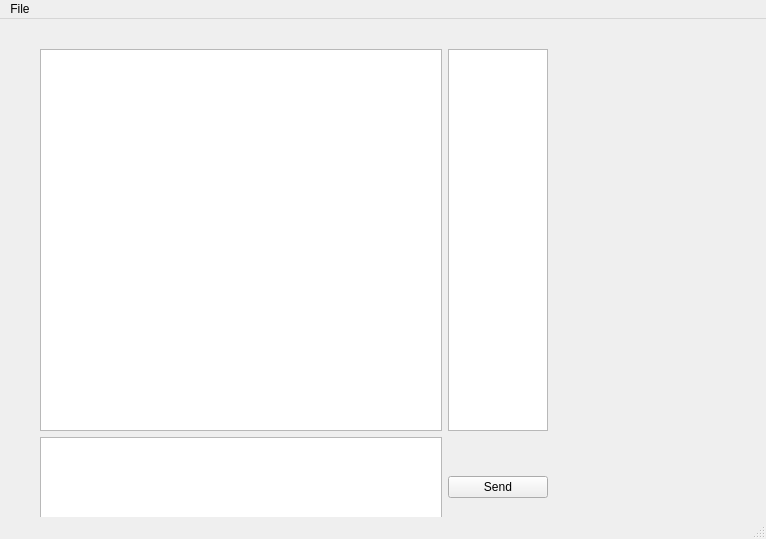
<?xml version="1.0" encoding="UTF-8"?>
<ui version="4.0">
 <class>MainWindow</class>
 <widget class="QMainWindow" name="MainWindow">
  <property name="geometry">
   <rect>
    <x>0</x>
    <y>0</y>
    <width>766</width>
    <height>539</height>
   </rect>
  </property>
  <property name="windowTitle">
   <string>MainWindow</string>
  </property>
  <widget class="QWidget" name="centralWidget">
   <widget class="QWidget" name="layoutWidget">
    <property name="geometry">
     <rect>
      <x>20</x>
      <y>10</y>
      <width>548</width>
      <height>528</height>
     </rect>
    </property>
    <layout class="QVBoxLayout" name="general">
     <property name="leftMargin">
      <number>20</number>
     </property>
     <property name="topMargin">
      <number>20</number>
     </property>
     <property name="rightMargin">
      <number>20</number>
     </property>
     <property name="bottomMargin">
      <number>20</number>
     </property>
     <item>
      <layout class="QHBoxLayout" name="top">
       <item>
        <widget class="QTextEdit" name="textView">
         <property name="readOnly">
          <bool>true</bool>
         </property>
        </widget>
       </item>
       <item>
        <widget class="QListWidget" name="user_list">
         <property name="sizePolicy">
          <sizepolicy hsizetype="Fixed" vsizetype="Expanding">
           <horstretch>0</horstretch>
           <verstretch>0</verstretch>
          </sizepolicy>
         </property>
         <property name="minimumSize">
          <size>
           <width>100</width>
           <height>0</height>
          </size>
         </property>
         <property name="maximumSize">
          <size>
           <width>100</width>
           <height>16777215</height>
          </size>
         </property>
        </widget>
       </item>
      </layout>
     </item>
     <item>
      <layout class="QHBoxLayout" name="bottom">
       <property name="sizeConstraint">
        <enum>QLayout::SetDefaultConstraint</enum>
       </property>
       <item>
        <widget class="QPlainTextEdit" name="textEdit">
         <property name="sizePolicy">
          <sizepolicy hsizetype="Expanding" vsizetype="Fixed">
           <horstretch>0</horstretch>
           <verstretch>0</verstretch>
          </sizepolicy>
         </property>
         <property name="minimumSize">
          <size>
           <width>0</width>
           <height>100</height>
          </size>
         </property>
         <property name="maximumSize">
          <size>
           <width>16777215</width>
           <height>100</height>
          </size>
         </property>
        </widget>
       </item>
       <item>
        <widget class="QPushButton" name="sendButton">
         <property name="sizePolicy">
          <sizepolicy hsizetype="Fixed" vsizetype="Fixed">
           <horstretch>0</horstretch>
           <verstretch>0</verstretch>
          </sizepolicy>
         </property>
         <property name="minimumSize">
          <size>
           <width>100</width>
           <height>0</height>
          </size>
         </property>
         <property name="maximumSize">
          <size>
           <width>100</width>
           <height>16777215</height>
          </size>
         </property>
         <property name="text">
          <string>Send</string>
         </property>
        </widget>
       </item>
      </layout>
     </item>
    </layout>
   </widget>
  </widget>
  <widget class="QMenuBar" name="menuBar">
   <property name="geometry">
    <rect>
     <x>0</x>
     <y>0</y>
     <width>766</width>
     <height>27</height>
    </rect>
   </property>
   <widget class="QMenu" name="menuConnect">
    <property name="title">
     <string>File</string>
    </property>
    <addaction name="actionConnect"/>
    <addaction name="actionExit"/>
   </widget>
   <addaction name="menuConnect"/>
  </widget>
  <widget class="QStatusBar" name="statusBar"/>
  <action name="actionConnect">
   <property name="text">
    <string>Connect</string>
   </property>
  </action>
  <action name="actionExit">
   <property name="text">
    <string>Exit</string>
   </property>
  </action>
 </widget>
 <layoutdefault spacing="6" margin="11"/>
 <resources/>
 <connections/>
</ui>
